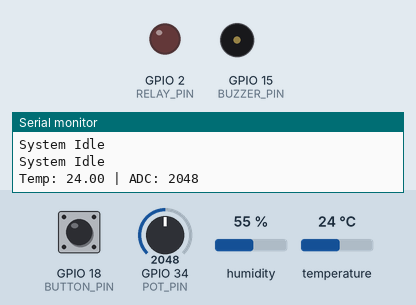
Recording of a sketch running on a simulated ESP32. Parts: output pins drawn as LEDs (lit = HIGH), buzzer (waves = sounding, pin HIGH), the last lines printed to the serial monitor. Inputs (shaded band) come from the test bench; at power-on: temperature 24 °C, GPIO 18 (BUTTON_PIN) HIGH, GPIO 34 (POT_PIN) = 2048, humidity 55 %.

Above: at 2.8 s.
2.9 s: temperature set to 29.7 °C
6.2 s: temperature set to 30.9 °C
At 10.0 s:
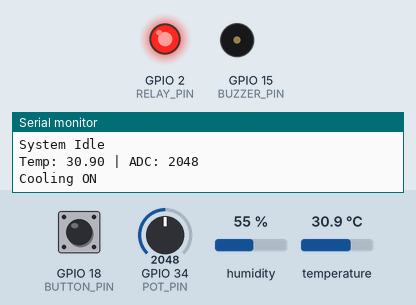
10.5 s: GPIO 18 (BUTTON_PIN) pulled LOW for 2.35 s
At 11.6 s:
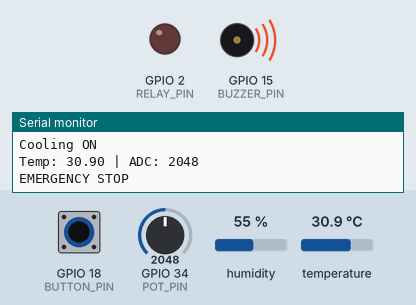
Timing chart, 0 to 13.5 s (numbered marks = the images above; inputs shaded):
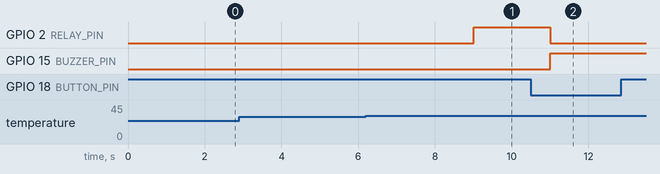

The sketch:

sketch.ino
```cpp
#include <DHT.h>

#define DHTPIN 4
#define DHTTYPE DHT22

#define BUTTON_PIN 18
#define RELAY_PIN 2
#define BUZZER_PIN 15
#define POT_PIN 34

DHT dht(DHTPIN, DHTTYPE);

volatile bool emergency = false;
float temperature = 0;
int adcValue = 0;

void IRAM_ATTR buttonISR() {
  static unsigned long lastInterrupt = 0;
  if (millis() - lastInterrupt > 200) {
    emergency = true;
    lastInterrupt = millis();
  }
}

void sensor_task(void *pv) {
  while (1) {
    temperature = dht.readTemperature();
    adcValue = analogRead(POT_PIN);

    Serial.print("Temp: ");
    Serial.print(temperature);
    Serial.print(" | ADC: ");
    Serial.println(adcValue);

    vTaskDelay(2000 / portTICK_PERIOD_MS);
  }
}

void control_task(void *pv) {
  while (1) {

    if (emergency) {
      digitalWrite(RELAY_PIN, LOW);
      digitalWrite(BUZZER_PIN, HIGH);
      Serial.println("EMERGENCY STOP");
    }

    else if (temperature > 30) {
      digitalWrite(RELAY_PIN, HIGH);
      digitalWrite(BUZZER_PIN, LOW);
      Serial.println("Cooling ON");
    }

    else {
      digitalWrite(RELAY_PIN, LOW);
      digitalWrite(BUZZER_PIN, LOW);
      Serial.println("System Idle");
    }

    vTaskDelay(1000 / portTICK_PERIOD_MS);
  }
}

void safety_task(void *pv) {
  while (1) {
    if (temperature > 40) {
      digitalWrite(RELAY_PIN, LOW);
      digitalWrite(BUZZER_PIN, HIGH);
      Serial.println("OVERHEAT SHUTDOWN!");
    }

    vTaskDelay(500 / portTICK_PERIOD_MS);
  }
}

void setup() {
  Serial.begin(115200);

  pinMode(RELAY_PIN, OUTPUT);
  pinMode(BUZZER_PIN, OUTPUT);
  pinMode(BUTTON_PIN, INPUT_PULLUP);

  dht.begin();

  attachInterrupt(digitalPinToInterrupt(BUTTON_PIN), buttonISR, FALLING);

  xTaskCreate(sensor_task, "Sensor", 2048, NULL, 1, NULL);
  xTaskCreate(control_task, "Control", 2048, NULL, 1, NULL);
  xTaskCreate(safety_task, "Safety", 2048, NULL, 2, NULL);
}

void loop() {

}
```

Measured:
- the behaviour switches between 30 and 30.1 °C on temperature (found by bisection; images 0 and 1)
- after the input at 6.2 s, GPIO 2 (RELAY_PIN): LOW → HIGH after 2.8 s
- after the input at 10.5 s, GPIO 2 (RELAY_PIN): HIGH → LOW after 0.51 s; GPIO 15 (BUZZER_PIN): LOW → HIGH after 0.51 s
